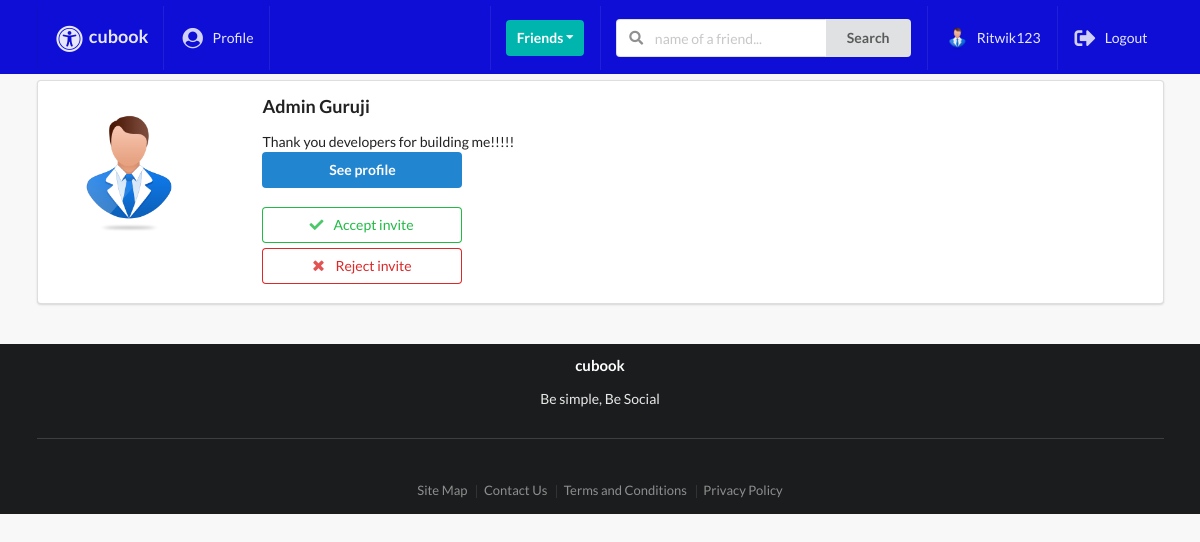
Screenshot of /profiles/my_invites/ (signed in) with the database file from the repository.
### profiles/models.py (models this page shows, shortened)
class Profile(models.Model):
    first_name = models.CharField(max_length=200, blank=True)
    last_name = models.CharField(max_length=200, blank=True)
    user = models.OneToOneField(User, on_delete=models.CASCADE)
    bio = models.TextField(default="User has no bio ", max_length=300)
    email = models.EmailField(max_length=200, blank=True)
    country = models.CharField(max_length=200, blank=True)
    avatar = models.ImageField(default='avatar.png', upload_to='avatars/')
    friends = models.ManyToManyField(User, blank=True, related_name='friends')
    slug = models.SlugField(unique=True, blank=True)
    updated = models.DateTimeField(auto_now=True)
    created = models.DateTimeField(auto_now_add=True)
    objects = ProfileManager()
    def get_absolute_url(self):
        return reverse("profiles:profile-detail-view", kwargs={"slug": self.slug})
    __initial_first_name = None
    __initial_last_name = None
    def __init__(self, *args, **kwargs):
        super().__init__(*args, **kwargs)
        self.__initial_first_name = self.first_name
        self.__initial_last_name = self.last_name

### profiles/views.py (the view)
# urls.py: path('my_invites/',invites_received_view,name='my-invites-view'),
@login_required
def invites_received_view(request):
    profile = Profile.objects.get(user=request.user)
    qs = Relationship.objects.invitations_received(profile)
    results = list(map(lambda x: x.sender, qs))
    is_empty = False
    if len(results) == 0:
        is_empty = True
    context = {
        'qs': results,
        'is_empty': is_empty,
    }
    return render(request, 'profiles/my_invites.html', context)

### profiles/context_processors.py (called while the page is built)
def profile_pic(request):
    if request.user.is_authenticated:
        profile_obj = Profile.objects.get(user=request.user)
        pic = profile_obj.avatar
        return {'picture': pic}
    return{}

def invitations_received_no(request):
    if request.user.is_authenticated:
        profile_obj = Profile.objects.get(user=request.user)
        qs_count = Relationship.objects.invitations_received(profile_obj).count()
        return {'invites_num': qs_count}
    return{}

### profiles/models.py (called while the page is built)
    def invitations_received(self, receiver):
        qs = Relationship.objects.filter(receiver=receiver, status='send')
        return qs

### profiles/templates/profiles/my_invites.html (shortened to what this page needs)
{% extends 'base.html' %}
{% block content %}
    {% for obj in qs %}
        <div class="ui segment">
            <div class="ui grid">
                <div class="row">
                    <div class="three wide column">
                        <img class="ui small circular image" src={{obj.avatar.url}}>
                    </div>
                    <div class="thirteen wide column">
                        <h3>{{obj.first_name}}  {{obj.last_name}}</h3>
                        <p>{{obj.bio}}</h3>
                        <br>
                        <a href={{obj.get_absolute_url}}>
                            <button class="ui primary button w-big mb-5">See profile</button>
                        <form action="{% url 'profiles:accept-invite' %}" method="POST">
                            <button type="submit" class="ui positive basic button w-big mb-5">
                                <i class="check icon"></i>
                                Accept invite
                            </button>
                        </form>
                         <form action="{% url 'profiles:reject-invite' %}" method="POST">
                            <button type="submit" class="ui negative basic button w-big mb-5">
                                <i class="close icon"></i>
                                Reject invite
                            </button>
                        </form>
                    </div>
                </div>
            </div>
        </div>
    {% endfor %}
{% endblock content %}

### templates/main/navbar.html (shortened to what this page needs)
{% url 'posts:main-post-view' as path_to_posts %}
{% url 'profiles:my-profile-view' as path_to_profile %}
<div class="ui fixed inverted menu nav mb-7">
    <div class="ui container">
        <a href="{{path_to_posts}}" class="{% if request.path == path_to_posts %}  {% endif %}item">
            <h3><i class="large universal access icon"></i>cubook</h3>
        </a>
        {% if request.user.is_authenticated %}
        <a href="{{path_to_profile}}" class="{% if request.path == path_to_profile %} active {% endif %}item">
            <i class="large user circle icon"></i> Profile
        </a>
        {% endif %}
        <div class="right menu">
            {% if request.user.is_authenticated %}
            <div class="item">
                <div class="ui floating dropdown icon button teal"> Friends
                  <i class="dropdown icon"></i>
                </div>
            </div>
                <div class="item">
                   <form action="" method="GET">
                        <div class="ui action left icon input">
                            <input class="prompt" type="text" name='q' placeholder="name of a friend...">
                            <button type='submit' class="ui button">Search</button>
                        </div>
                    </form>
                </div>
                <a href="{{path_to_profile}}" class="item">
                   <img src={{picture.url}} class="ui avatar image">&nbsp;{{ request.user }}
                </a>
                <a href="{% url 'account_logout' %}" class="ui item">
                 <i class="large sign out alternate icon"></i> Logout
                </a>
            {% else %}
            <a href="{% url 'account_login' %}" class="ui item">
                 <i class="large sign in alternate icon"></i> Login
            </a>
            {% endif %}
        </div>
    </div>
</div>

### static_project/style.css (style rules this page uses)
body { background: #f8f8f8 !important; }
.nav { border-radius: 0px !important; padding: 6px 0 4px 0 !important; background-color: #0e0ed6 !important; }
.mb-7 { margin-bottom: 7px !important; }
.mb-5 { margin-bottom: 5px !important; }
.w-big { width: 200px !important; }

### rows the page displays
Profile: avatar (placeholder picture), first_name "Admin", last_name "Guruji", bio "Thank you developers for building me!!!!!"

### other values shown
{{ request.user }} "Ritwik123"
